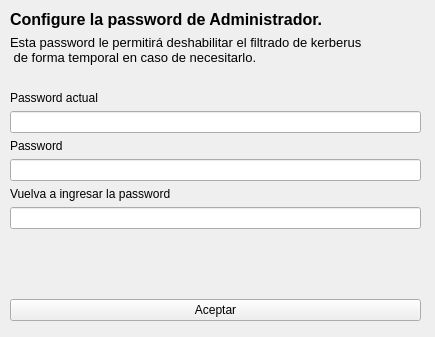
<?xml version="1.0" encoding="UTF-8"?>
<ui version="4.0">
 <class>Form</class>
 <widget class="QWidget" name="Form">
  <property name="geometry">
   <rect>
    <x>0</x>
    <y>0</y>
    <width>435</width>
    <height>337</height>
   </rect>
  </property>
  <property name="sizePolicy">
   <sizepolicy hsizetype="Fixed" vsizetype="Fixed">
    <horstretch>0</horstretch>
    <verstretch>0</verstretch>
   </sizepolicy>
  </property>
  <property name="windowTitle">
   <string>Password de administrador</string>
  </property>
  <widget class="QWidget" name="verticalLayoutWidget">
   <property name="geometry">
    <rect>
     <x>10</x>
     <y>10</y>
     <width>411</width>
     <height>311</height>
    </rect>
   </property>
   <layout class="QVBoxLayout" name="verticalLayout">
    <item>
     <widget class="QLabel" name="label">
      <property name="font">
       <font>
        <pointsize>12</pointsize>
        <weight>75</weight>
        <bold>true</bold>
       </font>
      </property>
      <property name="text">
       <string>Configure la password de Administrador.</string>
      </property>
     </widget>
    </item>
    <item>
     <widget class="QLabel" name="label_2">
      <property name="font">
       <font>
        <pointsize>10</pointsize>
       </font>
      </property>
      <property name="text">
       <string>Esta password le permitirá deshabilitar el filtrado de kerberus 
 de forma temporal en caso de necesitarlo.</string>
      </property>
     </widget>
    </item>
    <item>
     <spacer name="horizontalSpacer">
      <property name="orientation">
       <enum>Qt::Horizontal</enum>
      </property>
      <property name="sizeHint" stdset="0">
       <size>
        <width>40</width>
        <height>20</height>
       </size>
      </property>
     </spacer>
    </item>
    <item>
     <widget class="QLabel" name="label_passwordActual">
      <property name="enabled">
       <bool>true</bool>
      </property>
      <property name="text">
       <string>Password actual</string>
      </property>
     </widget>
    </item>
    <item>
     <widget class="QLineEdit" name="password_actual"/>
    </item>
    <item>
     <widget class="QLabel" name="label_3">
      <property name="text">
       <string>Password</string>
      </property>
      <property name="buddy">
       <cstring>password1</cstring>
      </property>
     </widget>
    </item>
    <item>
     <widget class="QLineEdit" name="password1">
      <property name="echoMode">
       <enum>QLineEdit::Password</enum>
      </property>
     </widget>
    </item>
    <item>
     <widget class="QLabel" name="label_4">
      <property name="text">
       <string>Vuelva a ingresar la password</string>
      </property>
      <property name="buddy">
       <cstring>password2</cstring>
      </property>
     </widget>
    </item>
    <item>
     <widget class="QLineEdit" name="password2">
      <property name="echoMode">
       <enum>QLineEdit::Password</enum>
      </property>
     </widget>
    </item>
    <item>
     <spacer name="verticalSpacer">
      <property name="orientation">
       <enum>Qt::Vertical</enum>
      </property>
      <property name="sizeHint" stdset="0">
       <size>
        <width>20</width>
        <height>40</height>
       </size>
      </property>
     </spacer>
    </item>
    <item>
     <widget class="QPushButton" name="boton">
      <property name="text">
       <string>Aceptar</string>
      </property>
     </widget>
    </item>
   </layout>
  </widget>
 </widget>
 <resources/>
 <connections/>
</ui>
